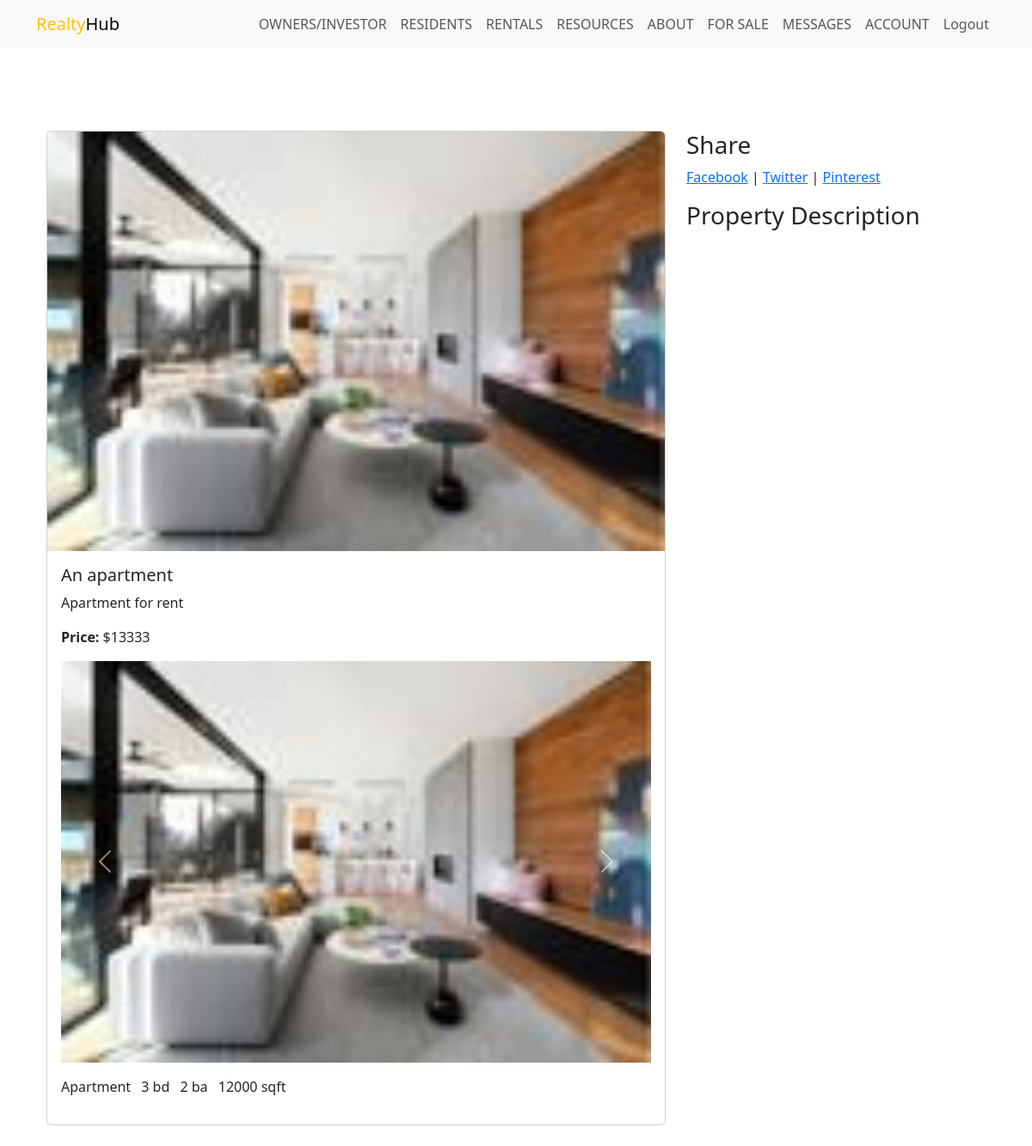
Page /property/properties/1/view (signed in) on the committed database.
### app/models.py (models this page shows, shortened)
class Property(Base):
    __tablename__ = 'properties'
    id = Column(Integer, primary_key=True)
    title = Column(String(200), nullable=False)
    description = Column(Text, nullable=False)
    location = Column(String(200), nullable=False)
    price = Column(Integer, nullable=False)
    property_type = Column(String(200), nullable=False)
    property_status = Mapped[PropertyStatus]
    bathrooms = Column(Integer, nullable=False)
    bedrooms = Column(Integer, nullable=False)
    size = Column(Integer, nullable=False)
    available_from = Column(DateTime, nullable=False, default=func.current_timestamp())
    created_at = Column(DateTime, default=datetime.utcnow)
    owner_id = Column(Integer, ForeignKey('owners.id'))
    rental = relationship('Rental', backref='properties', lazy=True)
    image1 = Column(String(20), nullable=True)
    image2 = Column(String(20), nullable=True)
    image3 = Column(String(20), nullable=True)

### app/Property/views.py (the view)
@proprety.route('properties/<int:property_id>/view', methods=['GET'])
def view_property(property_id):
    prop = Property.query.get_or_404(property_id)
    return render_template('show_property.html', title=prop.title, property=prop)

### app/__init__.py (called while the page is built)
@login_manager.user_loader
def load_user(user_id):
    x = Owner.query.get(str(user_id))
    print(x)
    if x == None:
        x = Tenant.query.get(str(user_id))
        print(x)
    return x

### app/models.py (called while the page is built)
    def __repr__(self):
        return f"Owner('{self.username}', '{self.email}', '{self.image_file}', '{self.location}', '{self.phone}')"

### app/Property/templates/show_property.html (shortened to what this page needs)
{% extends "layout.html" %}
{% block content %}
<div class="container mt-5">
    <div class="row">
        <div class="col-md-8">
            <div class="card">
                {% if property.image1 %}
                <img src="{{ url_for('static', filename='property_pics/' + property.image1) }}" class="card-img-top" alt="...">
                {% else %}
                <img src="{{ url_for('static', filename='property_pics/default.jpg') }}" class="card-img-top" alt="No Image Available">
                {% endif %}
                <div class="card-body">
                    <h5 class="card-title">{{ property.title }}</h5>
                    <p class="card-text">{{ property.description }}</p>
                    <p class="card-text"><strong>Price:</strong> ${{ property.price }}</p>
                    <div id="carouselExample{{ property.id }}" class="carousel slide" data-bs-ride="carousel">
                        <div class="carousel-inner">
                            {% if property.image1 %}
                            <div class="carousel-item active">
                                <img src="{{ url_for('static', filename='property_pics/' + property.image1) }}" class="d-block w-100" alt="...">
                            </div>
                            {% endif %}
                        </div>
                        <button class="carousel-control-prev" type="button" data-bs-target="#carouselExample{{ property.id }}" data-bs-slide="prev">
                            <span class="carousel-control-prev-icon" aria-hidden="true"></span>
                        </button>
                        <button class="carousel-control-next" type="button" data-bs-target="#carouselExample{{ property.id }}" data-bs-slide="next">
                            <span class="carousel-control-next-icon" aria-hidden="true"></span>
                        </button>
                    </div>
                    <ul class="list-inline mt-3">
                        <li class="list-inline-item">
                             {{ property.property_type }}
                        </li>
                        <li class="list-inline-item">
                             {{ property.bedrooms }} bd
                        </li>
                        <li class="list-inline-item">
                             {{ property.bathrooms }} ba
                        </li>
                        <li class="list-inline-item">
                             {{ property.size }} sqft
                        </li>
                    </ul>
                </div>
            </div>
        </div>
        <div class="col-md-4">
            <h3>Share</h3>
            <p>
                <a href="https://www.facebook.com/sharer/sharer.php?u={{ request.url }}" target="_blank">Facebook</a> |
                <a href="https://twitter.com/intent/tweet?url={{ request.url }}" target="_blank">Twitter</a> |
                <a href="https://pinterest.com/pin/create/button/?url={{ request.url }}" target="_blank">Pinterest</a>
            </p>
            <h3>Property Description</h3>
        </div>
    </div>
</div>
{% endblock %}

### rows in the picture
Property: image1 (picture), title "An apartment", description "Apartment for rent", price "13333", property_type "Apartment", bedrooms "3", bathrooms "2", size "12000"
